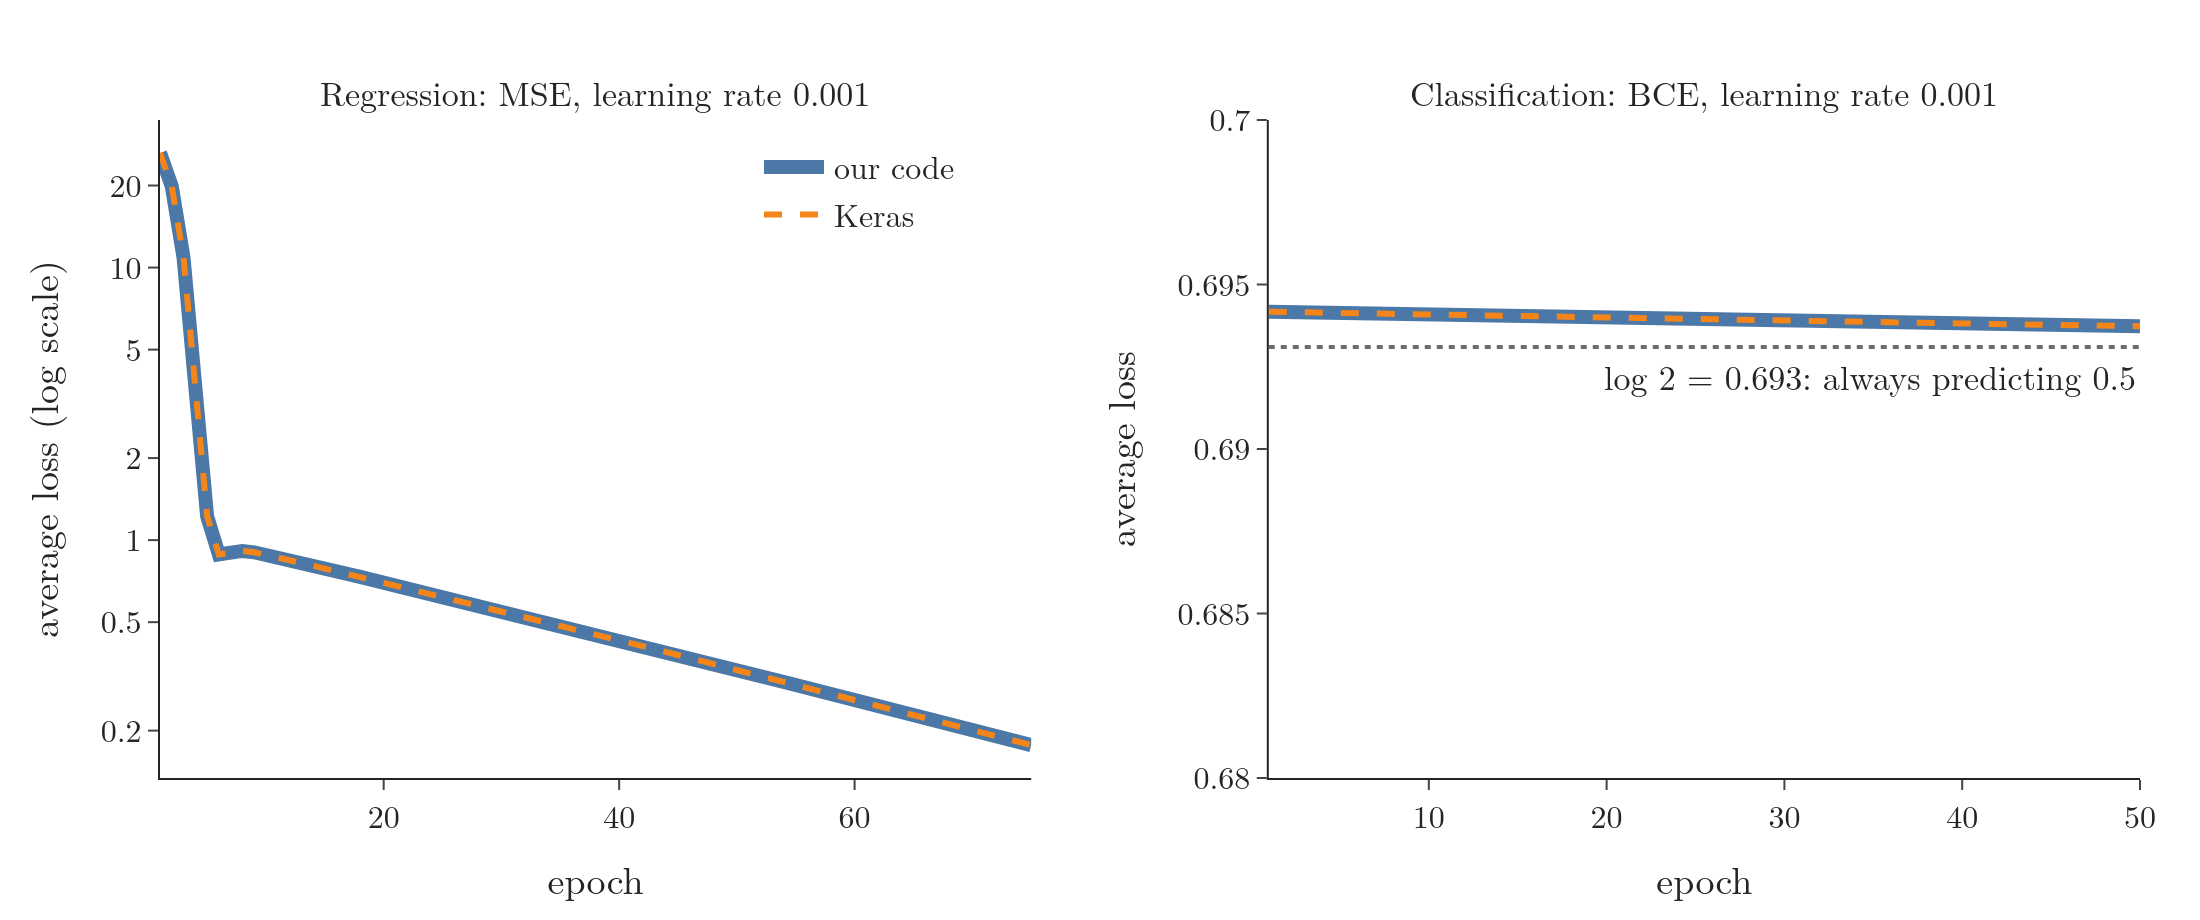

Source code (Python):
"""Average loss per epoch: our backpropagation code and Keras, regression and classification (from the Notebook)."""
from pathlib import Path
import pandas as pd
import plotly.graph_objects as go
from plotly.subplots import make_subplots
from common import BLUE, ORANGE, GREY, FONT

here = Path(__file__).parent
reg = pd.read_csv(here.parent / "data" / "regression_loss.csv")
cls = pd.read_csv(here.parent / "data" / "classification_loss.csv")
fig = make_subplots(rows=1, cols=2, horizontal_spacing=0.12,
                    subplot_titles=("Regression: MSE, learning rate 0.001", "Classification: BCE, learning rate 0.001"))
for col, d in ((1, reg), (2, cls)):
    fig.add_trace(go.Scatter(x=d.epoch, y=d.ours, name="our code", line=dict(color=BLUE, width=7),
                             showlegend=col == 1), row=1, col=col)
    fig.add_trace(go.Scatter(x=d.epoch, y=d.keras, name="Keras", line=dict(color=ORANGE, width=3, dash="dash"),
                             showlegend=col == 1), row=1, col=col)
    fig.update_xaxes(title_text="epoch", row=1, col=col)
fig.update_yaxes(title_text="average loss (log scale)", type="log", tickvals=[0.2, 0.5, 1, 2, 5, 10, 20],
                 row=1, col=1)
fig.update_yaxes(title_text="average loss", range=[0.68, 0.70], row=1, col=2)
fig.add_trace(go.Scatter(x=[1, 50], y=[0.6931, 0.6931], mode="lines", line=dict(color=GREY, width=2, dash="dot"),
                         showlegend=False), row=1, col=2)
fig.add_annotation(x=50, y=0.6931, text="log 2 = 0.693: always predicting 0.5", showarrow=False, xanchor="right",
                   yshift=-14, row=1, col=2)
fig.update_layout(template="simple_white", width=1100, height=460, font=FONT, legend=dict(x=0.3, y=0.98),
                  margin=dict(l=80, r=30, t=60, b=60))
fig.update_annotations(font=dict(family="Latin Modern Roman", size=17))
fig.write_image(here / "loss_curves.png", scale=2)
fig.write_image(here / "loss_curves.pdf")
